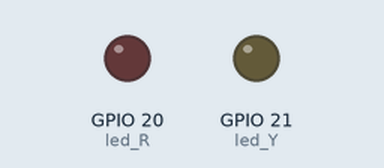
Recording of a program running on a simulated Raspberry Pi (BCM pin numbers). Shown: output pins drawn as LEDs (lit = HIGH). What the program prints to the terminal is not drawn.

Above: at 0.1 s.
At 5.1 s:
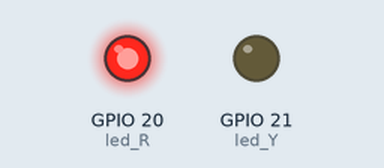
Timing chart, 0 to 6.6 s (numbered marks = the images above):
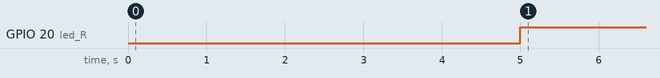

Measured:
- by itself, GPIO 20 (led_R): LOW → HIGH at 5.0 s

The program:

HC_SR501.py
```python
import RPi.GPIO as GPIO
import time

#  노란색 LED, 빨간색 LED, 센서 입력핀 번호 설정
led_R = 20
led_Y = 21
sensor = 4

# 불필요한 warning 제거,  GPIO핀의 번호 모드 설정
GPIO.setwarnings(False)
GPIO.setmode(GPIO.BCM)

# LED 핀의 IN/OUT(입력/출력) 설정
GPIO.setup(led_R, GPIO.OUT)
GPIO.setup(led_Y, GPIO.OUT)
GPIO.setup(sensor, GPIO.IN)

print ("PIR Ready . . . . ")
time.sleep(5)  # PIR 센서 준비 시간

try:
    while True:
        if GPIO.input(sensor) == 1: 	#센서가 High(1)출력
                GPIO.output(led_Y, 1)   # 노란색 LED 켬
                GPIO.output(led_R, 0)   # 빨간색 LED 끔
                print("Motion Detected !")
                time.sleep(0.2)

        if GPIO.input(sensor) == 0:      #센서가 Low(0)출력
                GPIO.output(led_R, 1)   # 빨간색 LED 켬
                GPIO.output(led_Y, 0)   # 노란색 LED 끔
                time.sleep(0.2)

except KeyboardInterrupt:
                print("Stopped by User")
                GPIO.cleanup()
```
